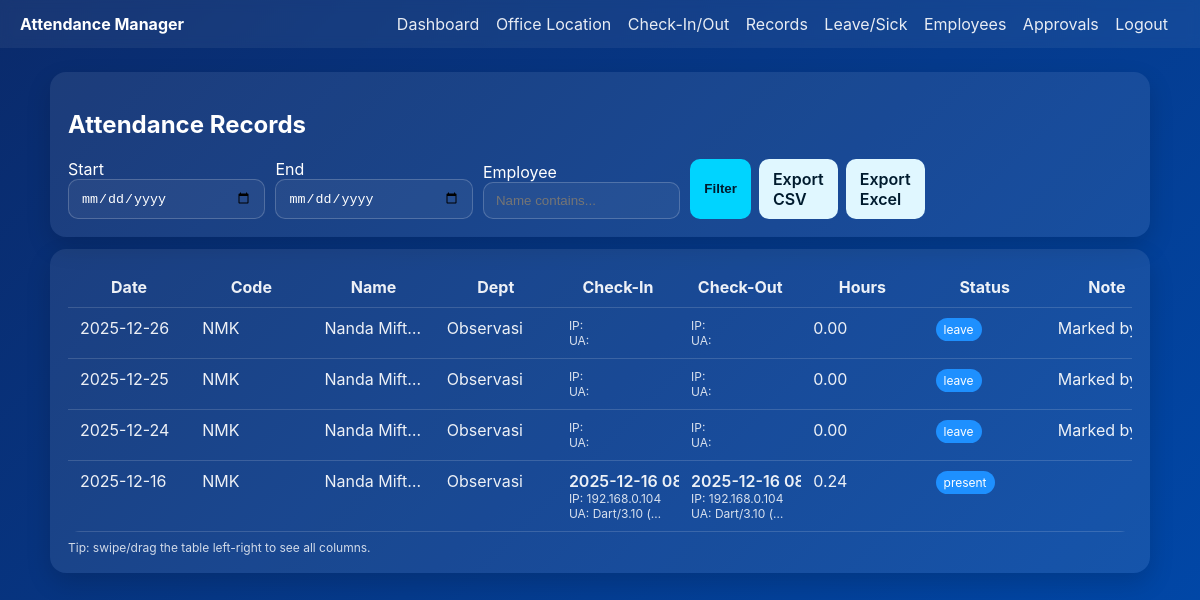
Page /attendance/list (signed in) on the earlier database version.
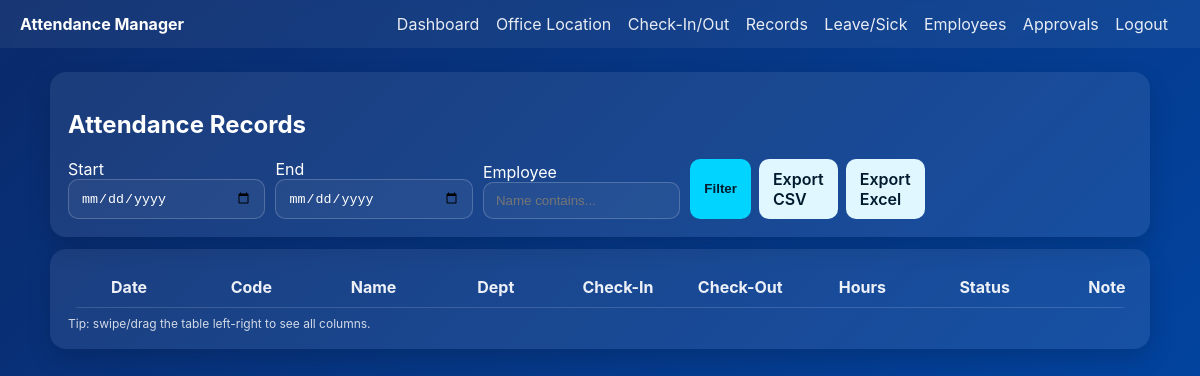
Same page on the later database version.
### models.py (models this page shows)
class Attendance(db.Model):
    __tablename__ = "attendance"
    id = db.Column(db.Integer, primary_key=True)
    employee_id = db.Column(db.Integer, db.ForeignKey("employees.id"), nullable=False)
    work_date = db.Column(db.Date, default=date.today, index=True)
    check_in = db.Column(db.DateTime)
    check_out = db.Column(db.DateTime)
    status = db.Column(db.String(20), default="present")  # present/late/leave/sick/wfh/absent
    note = db.Column(db.String(255))
    check_in_ip = db.Column(db.String(64))
    check_in_ua = db.Column(db.String(255))
    check_in_lat = db.Column(db.Float)
    check_in_lon = db.Column(db.Float)
    check_out_ip = db.Column(db.String(64))
    check_out_ua = db.Column(db.String(255))
    check_out_lat = db.Column(db.Float)
    check_out_lon = db.Column(db.Float)
    employee = db.relationship("Employee", backref="attendance_records")
    @property
    def duration_hours(self) -> float:
        if self.check_in and self.check_out:
            seconds = (self.check_out - self.check_in).total_seconds()
            return round(seconds / 3600.0, 2)
        return 0.0

class Employee(db.Model):
    __tablename__ = "employees"
    id = db.Column(db.Integer, primary_key=True)
    code = db.Column(db.String(20), unique=True, nullable=False)
    name = db.Column(db.String(120), nullable=False)
    email = db.Column(db.String(120), unique=True)
    dept = db.Column(db.String(80))
    is_active = db.Column(db.Boolean, default=True)
    user_id = db.Column(db.Integer, db.ForeignKey("users.id"))
    user = db.relationship("User", backref=db.backref("employee", uselist=False))
    shift_id = db.Column(db.Integer, db.ForeignKey("shifts.id"))
    shift = db.relationship("Shift", backref="employees")

### app.py (the view)
@app.get("/attendance/list")
@login_required
def attendance_list():
    start = request.args.get("start")
    end = request.args.get("end")
    emp = request.args.get("employee")
    query = Attendance.query.join(Employee)
    if start:
        query = query.filter(Attendance.work_date >= start)
    if end:
        query = query.filter(Attendance.work_date <= end)
    if emp:
        query = query.filter(Employee.name.ilike(f"%{emp}%"))
    rows = query.order_by(Attendance.work_date.desc(), Employee.name.asc()).all()
    return render_template("attendance_list.html", rows=rows, start=start, end=end, emp=emp)

### app.py (called while the page is built)
@login_manager.user_loader
def load_user(user_id):
    return User.query.get(int(user_id))

### templates/attendance_list.html (shortened to what this page needs)
{% extends 'base.html' %}
{% block content %}
<div class="card">
  <h2>Attendance Records</h2>
  <form method="get" style="display:grid; grid-template-columns: repeat(5, 1fr); gap:10px; align-items:end;">
    <div>
      <label>Start</label>
      <input type="date" name="start" value="{{ start or '' }}">
    </div>
    <div>
      <label>End</label>
      <input type="date" name="end" value="{{ end or '' }}">
    </div>
    <div>
      <label>Employee</label>
      <input name="employee" placeholder="Name contains..." value="{{ emp or '' }}">
    </div>
    <div style="display:flex; gap:8px;">
      <button class="btn" type="submit">Filter</button>
      <a class="btn secondary" href="{{ url_for('attendance_export_csv', start=start, end=end, employee=emp) }}">Export CSV</a>
      <a class="btn secondary" href="{{ url_for('attendance_export_xlsx', start=start, end=end, employee=emp) }}">Export Excel</a>
    </div>
  </form>
</div>
<div class="card" style="margin-top:12px;">
  <div class="tablewrap">
    <table class="table table-fixed">
      <thead>
        <tr>
          <th class="col-date">Date</th>
          <th class="col-code">Code</th>
          <th class="col-name">Name</th>
          <th class="col-dept">Dept</th>
          <th class="col-ci">Check-In</th>
          <th class="col-co">Check-Out</th>
          <th class="col-hours">Hours</th>
          <th class="col-status">Status</th>
          <th class="col-note">Note</th>
        </tr>
      </thead>
      <tbody>
        {% for r in rows %}
        <tr>
          <td>{{ r.work_date }}</td>
          <td>{{ r.employee.code }}</td>
          <td class="truncate" title="{{ r.employee.name }}">{{ r.employee.name }}</td>
          <td class="truncate" title="{{ r.employee.dept or '' }}">{{ r.employee.dept or '' }}</td>
          <td>
            <div class="dt">{{ r.check_in.strftime('%Y-%m-%d %H:%M:%S') if r.check_in else '' }}</div>
            <div class="meta">IP: {{ r.check_in_ip or '' }}</div>
            <div class="meta truncate" title="{{ r.check_in_ua or '' }}">UA: {{ r.check_in_ua or '' }}</div>
          </td>
          <td>
            <div class="dt">{{ r.check_out.strftime('%Y-%m-%d %H:%M:%S') if r.check_out else '' }}</div>
            <div class="meta">IP: {{ r.check_out_ip or '' }}</div>
            <div class="meta truncate" title="{{ r.check_out_ua or '' }}">UA: {{ r.check_out_ua or '' }}</div>
          </td>
          <td>{{ '%.2f'|format(r.duration_hours) }}</td>
          <td><span class="badge">{{ r.status }}</span></td>
          <td class="truncate" title="{{ r.note or '' }}">{{ r.note or '' }}</td>
        </tr>
        {% endfor %}
      </tbody>
    </table>
  </div>
  <div style="opacity:.8; font-size:12px; margin-top:8px;">
    Tip: swipe/drag the table left-right to see all columns.
  </div>
</div>
{% endblock %}

### templates/base.html (shortened to what this page needs)
<!doctype html>
<html lang="en">
  <head>
    <link rel="stylesheet" href="{{ url_for('static', filename='style.css') }}">
  </head>
  <body>
    <header>
      <div><strong>Attendance Manager</strong></div>
      <nav>
        {% if current_user.is_authenticated %}
          <a href="{{ url_for('dashboard') }}">Dashboard</a>
          <a href="{{ url_for('offices_admin') }}">Office Location</a>
          <a href="{{ url_for('attendance_check_get') }}">Check-In/Out</a>
          <a href="{{ url_for('attendance_list') }}">Records</a>
          <a href="{{ url_for('leave_request_form') }}">Leave/Sick</a>
          {% if current_user.role == 'admin' %}
            <a href="{{ url_for('employees') }}">Employees</a>
            <a href="{{ url_for('leave_approvals') }}">Approvals</a>
          {% endif %}
          <a href="{{ url_for('logout') }}">Logout</a>
        {% else %}
          <a href="{{ url_for('login') }}">Login</a>
        {% endif %}
      </nav>
    </header>
    <main class="container">
      {% block content %}{% endblock %}
    </main>
  </body>
</html>

### static/style.css (style rules this page uses)
:root { --bg: #0a2a6b; --bg2: #004aad; --accent: #00d4ff; --card: rgba(255,255,255,0.08); --text: #fff; }
* { box-sizing: border-box; }
body { margin: 0; font-family: Inter, system-ui, Arial, sans-serif; color: var(--text); background: linear-gradient(135deg, var(--bg), var(--bg2)); min-height: 100vh; }
header { padding: 14px 20px; background: rgba(255,255,255,0.06); display:flex; align-items:center; justify-content:space-between; backdrop-filter: blur(6px); position:sticky; top:0; z-index: 50; }
nav a { color: var(--text); margin-right: 12px; text-decoration: none; opacity:.9 }
.container { width: min(1100px, 95%); margin: 24px auto; }
.card { background: var(--card); border-radius: 16px; padding: 18px; box-shadow: 0 10px 24px rgba(0,0,0,.15); }
.btn { background: var(--accent); color:#001b2e; border:none; padding:10px 14px; border-radius:10px; cursor:pointer; font-weight:600; text-decoration:none; display:inline-block; }
.btn.secondary { background:#e0f7ff; }
input, select { width:100%; padding:10px 12px; border-radius:10px; border:1px solid rgba(255,255,255,.2); background: rgba(255,255,255,.05); color:var(--text); }
.tablewrap { width:100%; overflow-x:auto; }
.table { width:100%; border-collapse: collapse; table-layout: fixed; }
.table th, .table td { padding:10px 12px; border-bottom: 1px solid rgba(255,255,255,.15); vertical-align: top; overflow:hidden; text-overflow: ellipsis; white-space: nowrap; }

### templates/attendance_list.html (style rules this page uses)
.tablewrap { width:100%; overflow-x:auto; -webkit-overflow-scrolling: touch; border-radius: 12px; }
.table-fixed { min-width: 1100px; }
.table-fixed th, .table-fixed td { vertical-align: top; white-space: nowrap; }
.col-ci, .col-co, .col-note { white-space: normal; min-width: 260px; }
.col-name { min-width: 180px; }
.col-dept { min-width: 140px; }
.col-date { min-width: 110px; }
.col-code { min-width: 80px; }
.col-hours { min-width: 80px; }
.col-status { min-width: 110px; }
.table-fixed td, .table-fixed th { color: rgba(255,255,255,0.92); }

Differences in the rows shown:
removed Attendance: work_date "2025-12-26", employee.code "NMK", employee.name "Nanda Mift…", employee "Observasi", duration_hours "0.00", status "leave", note "Marked by…"
removed Attendance: work_date "2025-12-25", employee.code "NMK", employee.name "Nanda Mift…", employee "Observasi", duration_hours "0.00", status "leave", note "Marked by…"
removed Attendance: work_date "2025-12-24", employee.code "NMK", employee.name "Nanda Mift…", employee "Observasi", duration_hours "0.00", status "leave", note "Marked by…"
removed Attendance: work_date "2025-12-16", employee.code "NMK", employee.name "Nanda Mift…", employee "Observasi", check_in "2025-12-1…", check_in_ip "192.168.0.1…", check_in_ua "Dart/3.10 (…", check_out "2025-12-1…", check_out_ip "192.168.0.1…", check_out_ua "Dart/3.10 (…", duration_hours "0.24", status "present"
